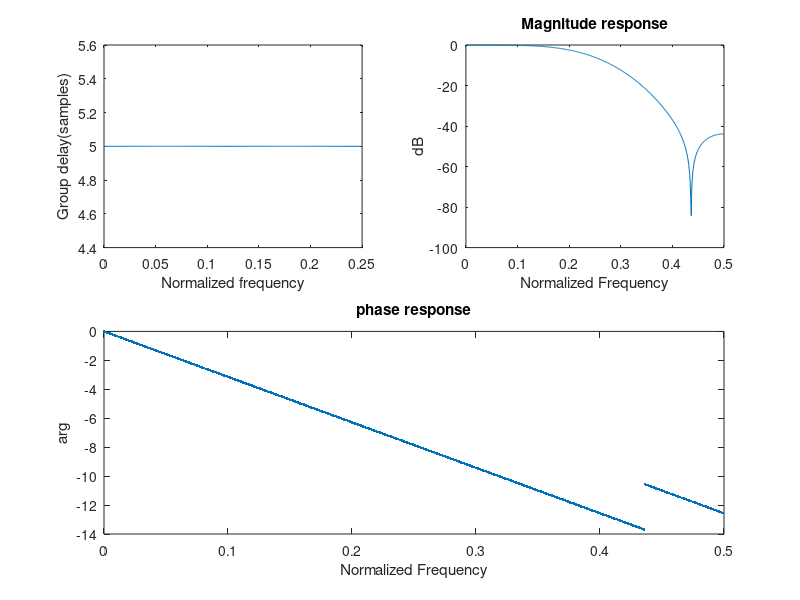

Source code (MATLAB):
function exe2_2()
N = 1024;
fs = 1
f=(0:N-1)*fs/N; 
n=0:N-1;
x1 = [0.00506, 0, -0.04194, 0, 0.28848, 0.49679, 0.28848, 0, -0.04194, 0, 0.00506]
y1=fft(x1,N);
subplot(2,1,1);
n=0:N-1;
mag = 20 * log10(abs(y1) ./ max(abs(y1)))
T = ones(1,N) .* (11 - 1) ./ (2 )
subplot(2,2,1); plot(f(1:N/4),T(1:N/4),'-')
xlabel('Normalized frequency')
ylabel('Group delay(samples)')
subplot(2,2,2);
plot(f(1:N/2),mag(1:N/2)); 
title('Magnitude response');
xlabel('Normalized Frequency');
ylabel('dB');
subplot(2,2,[3 4]);
plot(f(1:N/2),unwrap(angle(y1(1:N/2))),'.');
title('phase response');
xlabel('Normalized Frequency');
ylabel('arg');
